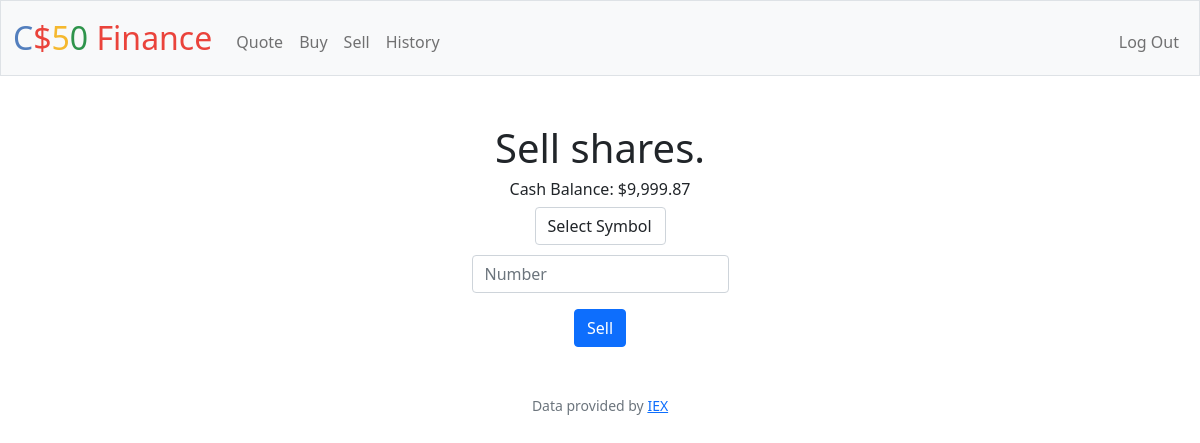
The page /sell (signed in) on the database as committed earlier.
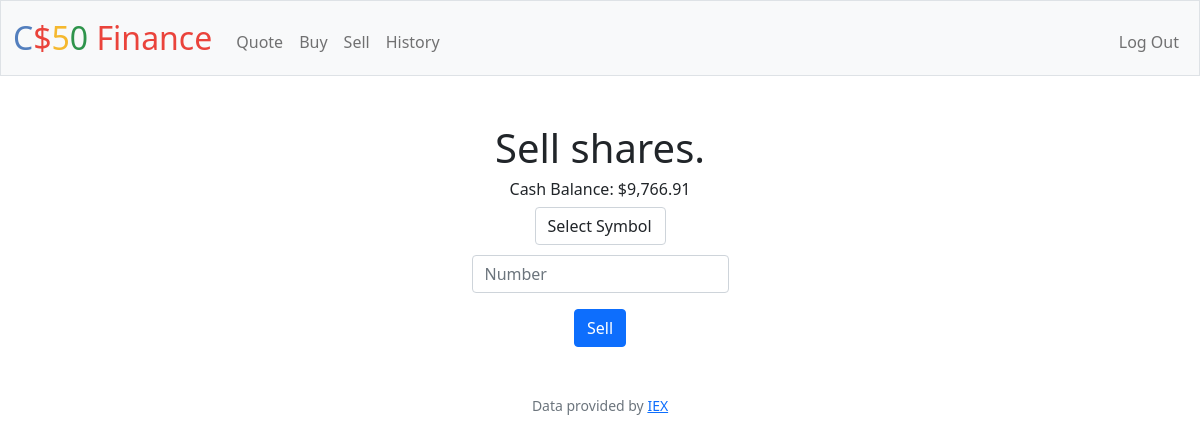
The same page on the database as committed later.
### tables this page shows
CREATE TABLE users (id INTEGER PRIMARY KEY AUTOINCREMENT NOT NULL, username TEXT NOT NULL, hash TEXT NOT NULL, cash NUMERIC NOT NULL DEFAULT 10000.00);

### app.py (the view, shortened to what this page needs)
@app.route("/sell", methods=["GET", "POST"])
@login_required
def sell():
    user_id = session["user_id"]
    symbols = db.execute("SELECT symbol FROM portfolios WHERE user_id = ?", user_id)
    cash_before = float(db.execute("SELECT cash FROM users WHERE id = ?", user_id)[0]["cash"])
    if request.method == "GET":
        return render_template("sell.html", symbols=symbols, cash_before=cash_before)

### app.py (called while the page is built)
@app.after_request
def after_request(response):
    response.headers["Cache-Control"] = "no-cache, no-store, must-revalidate"
    response.headers["Expires"] = 0
    response.headers["Pragma"] = "no-cache"
    return response

### helpers.py (called while the page is built)
def login_required(f):
    @wraps(f)
    def decorated_function(*args, **kwargs):
        if session.get("user_id") is None:
            return redirect("/login")
        return f(*args, **kwargs)
    return decorated_function

def usd(value):
    return f"${value:,.2f}"

### templates/sell.html (shortened to what this page needs)
{% extends "layout.html" %}
{% block main %}
<h1>Sell shares.</h1>
<h6>Cash Balance: {{ cash_before | usd }}</h6>
<form action="/sell" method="post">
    <div class="mb-3">
        <select autofocus class="form-control mx-auto w-auto" name="symbol">
            <option disabled selected>Select Symbol</option>
        </select>
        <input autocomplete="off" autofocus class="form-control mx-auto w-auto" name="shares" placeholder="Number" type="text">
    </div>
    <button class="btn btn-primary" type="submit">Sell</button>
</form>
{% endblock %}

Rows that differ between the two databases and show on the page:
changed users: cash "$9,999.87" → "$9,766.91"
